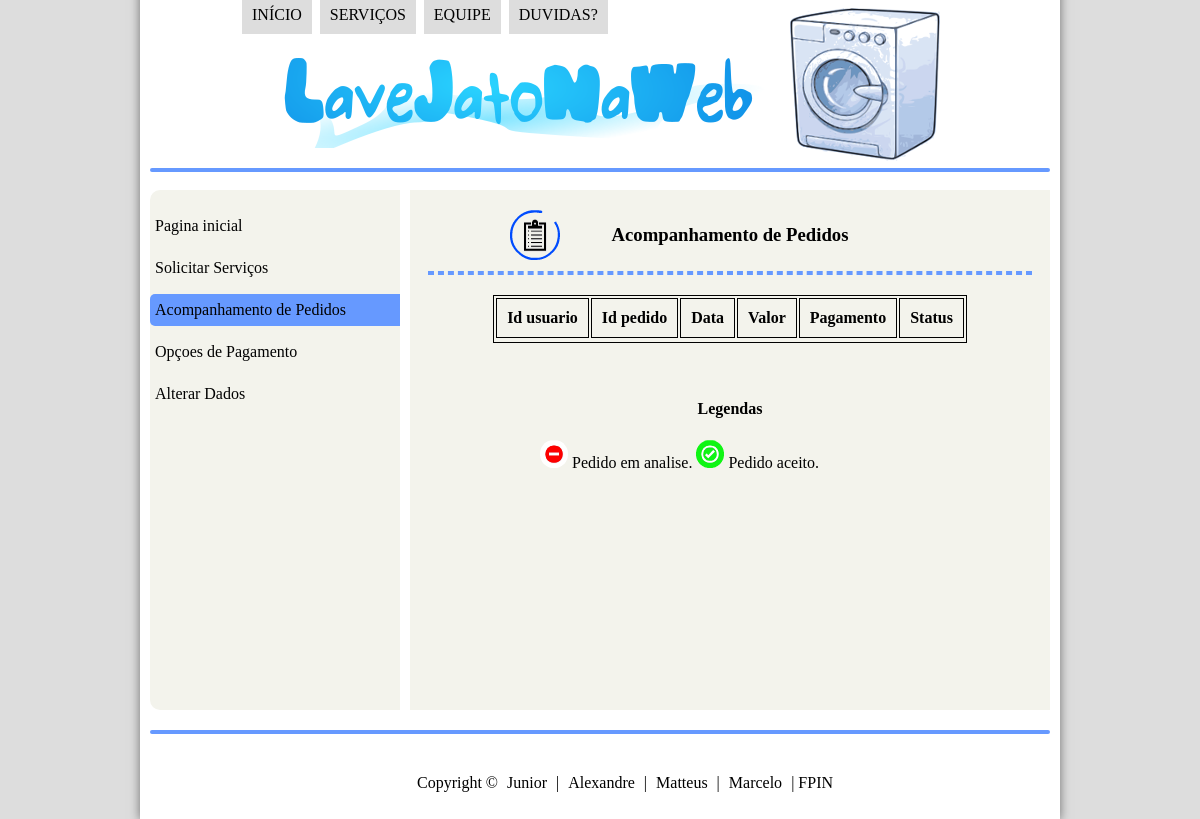
The page /pagina_usuario/acomp_pedidos.php (signed in) on the database as committed earlier.
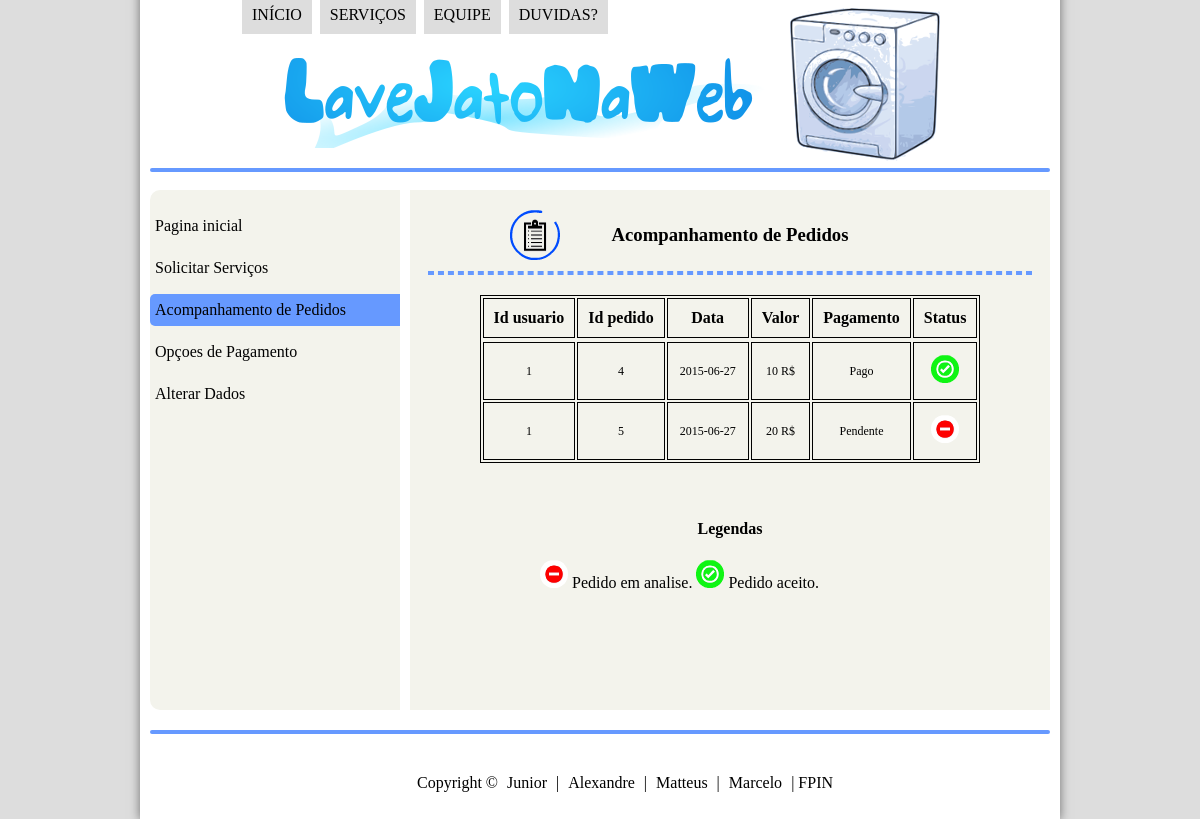
The same page on the database as committed later.
### tables this page shows
CREATE TABLE IF NOT EXISTS `t_servico` (
  `id_usuario` int(11) NOT NULL,
`id_pedido` int(11) NOT NULL,
  `data` date NOT NULL,
  `valor` int(11) NOT NULL,
  `status_pagamento` varchar(30) NOT NULL DEFAULT 'Pendente',
  `status_pedido` varchar(20) NOT NULL DEFAULT 'Em analise'
);

### pagina_usuario/acomp_pedidos.php (the view, shortened to what this page needs)
<?php
    if(!isset($_SESSION['nome_usuario']) || !isset($_SESSION['senha_usuario'])){
        header("Location: ..\\index.html");
        exit;
    }else{
        $id = $_SESSION['id'];
    }
?>
<!DOCTYPE html>
<html>
	<head>
		<link rel="stylesheet" type="text/css" href="..\_css\login_usuario.css"/>
	</head>
    <body>
		<div id="interface">
			<header id="cabecalho">
				<nav id="menu">
					<ul>
						<li><a href="..\index.php">INÍCIO</a></li>
						<li><a href="..\lavejatonaweb\servicos.php">SERVIÇOS</a></li>
						<li><a href="..\lavejatonaweb\equipe.html">EQUIPE</a></li>
						<li><a href="..\lavejatonaweb\duvidas.html">DUVIDAS?</a></li>
					</ul>
				</nav>
				<img class="icone" src="..\_imagens\laundry.png"/>
			</header>
			<hr class="linha">
			<section id="corpo">
				<div id="meio">
								<div id="info_usuario">
								<img class="imgacompanhamento" src="..\_imagens\acompanhamento.png"/>
								<h3>Acompanhamento de Pedidos</h3>
								<hr class="primeira">
                                <?php
                                $resultado = mysql_query("SELECT * FROM t_servico WHERE id_usuario = '$id'");
                                $linhas = mysql_num_rows($resultado);
                                echo "<table style='Border: 1px solid;'>";
                                echo "<tr><th>Id usuario</th><th>Id pedido</th><th>Data</th><th>Valor</th><th>Pagamento</th><th>Status</th><tr>";
                    for($i = 0 ; $i < $linhas ; $i++)
	                       {
                                $registro = mysql_fetch_row($resultado);
                                echo "<tr><td>$registro[0]</td>";
                                echo "<td> $registro[1] </td>";
                                echo "<td> $registro[2]</td>";
                                echo "<td> $registro[3] R$</td>";
                                echo "<td id='situacao'> $registro[4]</td>";
                        if($registro[5]=="Em analise"){
                                echo "<td id='cor'><img id='$i' src='js\\fail.png'></td>";
                        }else{
                            echo "<td id='cor'><img id='$i' src='js\\ok.png'></td>";
                        }
                           }
                                echo "</table>";
                                ?>
                                    <br><br>
                                    <h4>Legendas</h4>
                                    <img style="margin-left: 130px;"src="js/fail.png"/> Pedido em analise.
                                    <img src="js/ok.png"/> Pedido aceito.
								</div>
					<div id="op_serv">
					<nav id="menu_op" >
					<ul>
						<a href="pagina_usuario.php"><li>Pagina inicial</li></a>
						<a href="solicitar_serviço.html"><li>Solicitar Serviços</li></a>
						<li style="background-color: #6699FF">Acompanhamento de Pedidos</li>
						<a href="op_pagamento.html"><li>Opçoes de Pagamento</li></a>
						<a href="alterar_dados.html"><li>Alterar Dados</li></a>
					</ul>
					</nav>
					</div>
				</div>
			</section>
			<aside id="lateral">
			</aside>
			<footer id="rodape">
			<hr class="linha">
				<p>Copyright © <span>Junior</span> | <span>Alexandre</span> | <span>Matteus</span> | <span>Marcelo</span> | FPIN</p>
			</footer>
        </div>
    </body>
</html>

### _css/login_usuario.css (style rules this page uses)
body { background-color: #dddddd; color: rgba(0,0,0,1); }
div#interface { width: 900px; background-color: #ffffff; margin: -20px auto 0px auto; box-shadow: 0px 0px 10px rgba(0,0,0,.5); padding: 10px; }
p { text-align: justify; text-indent: 50px; }
header#cabecalho { height: 150px; background: url("../_imagens/Logo.png") no-repeat 120px 60px; }
hr.linha { border: 2px solid; margin-top: 20px; color: #6699FF; border-radius: 5px; }
img.icone { position: relative; top: 10px; left: 640px; }
nav#menu { display: block; position: relative; right: 250px; }
nav#menu ul { list-style: none; text-transform: uppercase; position: absolute; top: -20px; left: 300px; }
nav#menu li { display: inline-block; background-color: #dddddd; padding: 10px; margin: 2px; transition: background-color 1s; }
nav#menu a { color: #000000; text-decoration: none; }
section#corpo { display: block; width: 520px; float: left; padding-right: 15px; }
aside#lateral { padding-top: 50px; display: block; width: 350px; float: right; }
footer#rodape { clear: both; height: 80px; }
footer#rodape span { padding: 5px; border-radius: 5px 5px; }
footer#rodape p { text-align: center; font-family: Verdana; margin-top: 40px; }
div#meio { height: 500px; width: 900px; margin-top: 10px; margin-bottom: -10px; }
div#op_serv { margin-top: 10px; height: 520px; width: 250px; border-radius: 10px 0 0 10px; background-color: #F3F3EC ; }
nav#menu_op ul { list-style: none; float: left; width: 100%; padding: 0px; margin-top: 10px; }
nav#menu_op li { text-align: left; margin-top: 10px; border-radius: 5px 0 0 5px; padding: 7px 5px 7px 5px; font-family: Verdana; }
nav#menu_op a { text-decoration: none; color: black; }
div#info_usuario { height: 520px; width: 640px; float: right; background-color: #F3F3EC; margin-bottom: 20px; }
div#info_usuario h3 { margin-top: -20px; font-family: Verdana; text-align: center; }
div#info_usuario table { border: 1px solid; margin: auto; margin-top: 20px; }
div#info_usuario td { border: 1px solid; padding: 12px; font-family: verdana; font-size: 12px; text-align: center; margin-top: 10px; }
div#info_usuario th { border: 1px solid; padding: 10px; font-family: verdana; }
div#info_usuario hr.primeira { width: 600px; margin: auto; border: 2px dashed #6699FF; margin-top: 25px; margin-bottom: 20px; }
div#info_usuario h4 { font-family: verdana; text-align: center; }
img.imgacompanhamento { position: relative; top: 20px; left: 100px; }

Rows that differ between the two databases and show on the page:
added t_servico: id_usuario "1", id_pedido "4", data "2015-06-27", valor "10", status_pagamento "Pago"
added t_servico: id_usuario "1", id_pedido "5", data "2015-06-27", valor "20", status_pagamento "Pendente"
